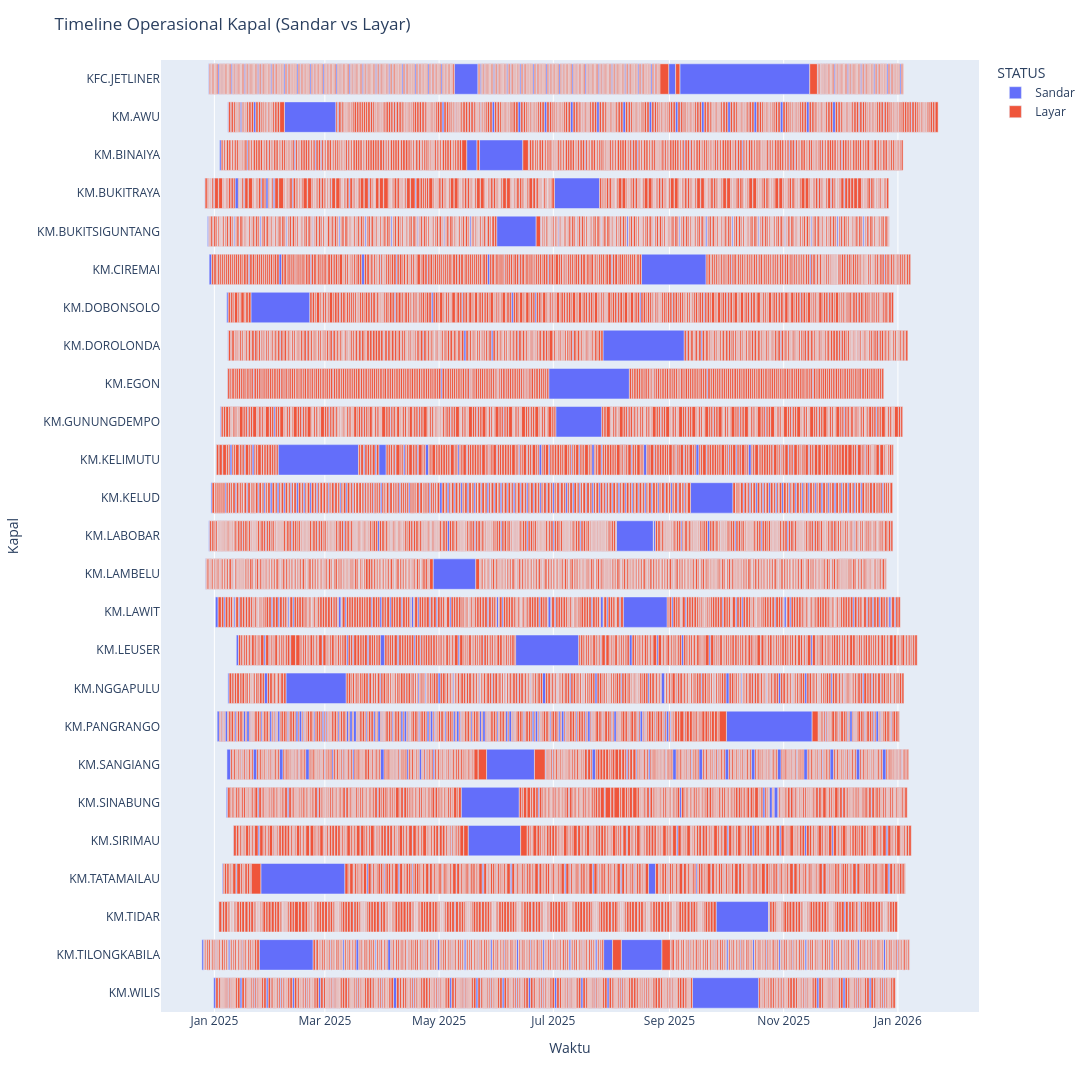

The code cell stored with this chart in its notebook:
### Code cell
fig = px.timeline(
    timeline,
    x_start="START",
    x_end="END",
    y="NAMA_KAPAL",
    color="STATUS",            # Sandar vs Layar
    hover_data=[
        "VOYAGE",
        "PELABUHAN",
        "ETA",
        "ETD"
    ]
)

fig.update_yaxes(autorange="reversed")

fig.update_layout(
    title="Timeline Operasional Kapal (Sandar vs Layar)",
    xaxis_title="Waktu",
    yaxis_title="Kapal",
    hovermode="closest",
    width=1200,   # Forces horizontal expansion (in pixels)
    height=1200   # Forces vertical expansion (in pixels)
)

fig.show()

### Figure 1 — Plotly figure (JSON) as saved in the notebook; plotly's stock layout.template omitted (floating-point values rounded to 4 significant figures; data arrays with more than 128 entries replaced by an {"elided": "..."} marker saying what was removed)
{"data": [{"base": {"elided": "9045 str values"}, "customdata": {"elided": "9045x4 mixed values"}, "hovertemplate": "STATUS=Sandar<br>START=%{base}<br>END=%{x}<br>NAMA_KAPAL=%{y}<br>VOYAGE=%{customdata[0]}<br>PELABUHAN=%{customdata[1]}<br>ETA=%{customdata[2]}<br>ETD=%{customdata[3]}<extra></extra>", "legendgroup": "Sandar", "marker": {"color": "#636efa", "pattern": {"shape": ""}}, "name": "Sandar", "orientation": "h", "showlegend": true, "textposition": "auto", "type": "bar", "x": {"elided": "9045 int values"}, "xaxis": "x", "y": {"elided": "9045 str values"}, "yaxis": "y"}, {"base": {"elided": "9036 str values"}, "customdata": {"elided": "9036x4 mixed values"}, "hovertemplate": "STATUS=Layar<br>START=%{base}<br>END=%{x}<br>NAMA_KAPAL=%{y}<br>VOYAGE=%{customdata[0]}<br>PELABUHAN=%{customdata[1]}<br>ETA=%{customdata[2]}<br>ETD=%{customdata[3]}<extra></extra>", "legendgroup": "Layar", "marker": {"color": "#EF553B", "pattern": {"shape": ""}}, "name": "Layar", "orientation": "h", "showlegend": true, "textposition": "auto", "type": "bar", "x": {"elided": "9036 int values"}, "xaxis": "x", "y": {"elided": "9036 str values"}, "yaxis": "y"}], "layout": {"barmode": "overlay", "height": 1200, "hovermode": "closest", "legend": {"title": {"text": "STATUS"}, "tracegroupgap": 0}, "margin": {"t": 60}, "title": {"text": "Timeline Operasional Kapal (Sandar vs Layar)"}, "width": 1200, "xaxis": {"anchor": "y", "domain": [0, 1], "title": {"text": "Waktu"}, "type": "date"}, "yaxis": {"anchor": "x", "autorange": "reversed", "domain": [0, 1], "title": {"text": "Kapal"}}}}
